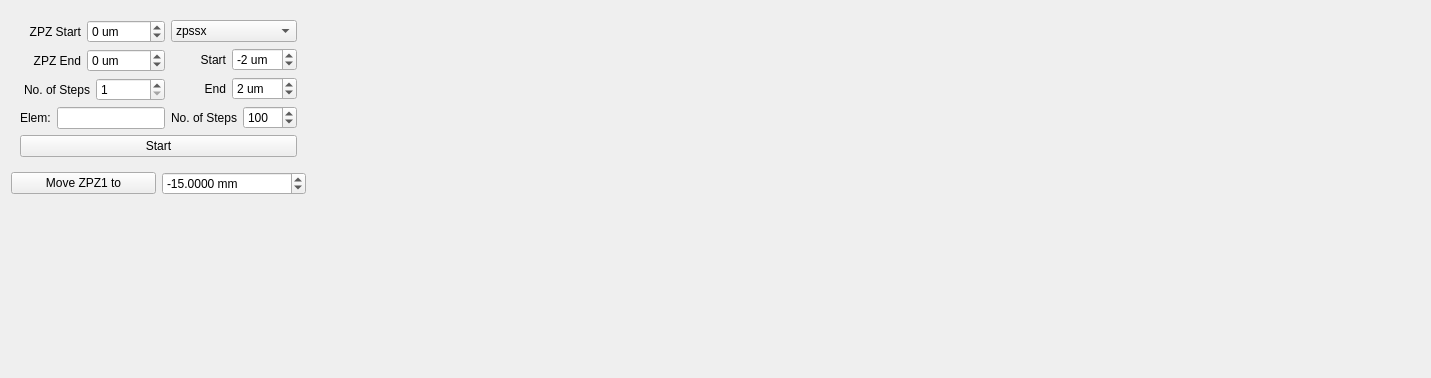
          <widget class="QWidget" name="page_4">
           <property name="geometry">
            <rect>
             <x>0</x>
             <y>0</y>
             <width>1431</width>
             <height>378</height>
            </rect>
           </property>
           <attribute name="label">
            <string>Zone Plate Focus</string>
           </attribute>
           <layout class="QGridLayout" name="gridLayout_47">
            <item row="0" column="0">
             <layout class="QGridLayout" name="gridLayout_46">
              <item row="0" column="0">
               <widget class="QWidget" name="widget_4" native="true">
                <layout class="QGridLayout" name="gridLayout_61">
                 <item row="0" column="0">
                  <layout class="QGridLayout" name="gridLayout_60">
                   <item row="0" column="0">
                    <layout class="QVBoxLayout" name="verticalLayout_40">
                     <item>
                      <layout class="QVBoxLayout" name="verticalLayout_31">
                       <item>
                        <layout class="QHBoxLayout" name="horizontalLayout_63">
                         <item>
                          <widget class="QLabel" name="label_100">
                           <property name="text">
                            <string>ZPZ Start</string>
                           </property>
                           <property name="alignment">
                            <set>Qt::AlignRight|Qt::AlignTrailing|Qt::AlignVCenter</set>
                           </property>
                          </widget>
                         </item>
                         <item>
                          <widget class="QSpinBox" name="spinBox_10">
                           <property name="sizePolicy">
                            <sizepolicy hsizetype="Preferred" vsizetype="Fixed">
                             <horstretch>0</horstretch>
                             <verstretch>0</verstretch>
                            </sizepolicy>
                           </property>
                           <property name="suffix">
                            <string> um</string>
                           </property>
                           <property name="minimum">
                            <number>-1000</number>
                           </property>
                           <property name="maximum">
                            <number>1000</number>
                           </property>
                           <property name="singleStep">
                            <number>10</number>
                           </property>
                          </widget>
                         </item>
                        </layout>
                       </item>
                       <item>
                        <layout class="QHBoxLayout" name="horizontalLayout_65">
                         <item>
                          <widget class="QLabel" name="label_102">
                           <property name="text">
                            <string>ZPZ End</string>
                           </property>
                           <property name="alignment">
                            <set>Qt::AlignRight|Qt::AlignTrailing|Qt::AlignVCenter</set>
                           </property>
                          </widget>
                         </item>
                         <item>
                          <widget class="QSpinBox" name="spinBox_12">
                           <property name="sizePolicy">
                            <sizepolicy hsizetype="Preferred" vsizetype="Fixed">
                             <horstretch>0</horstretch>
                             <verstretch>0</verstretch>
                            </sizepolicy>
                           </property>
                           <property name="suffix">
                            <string> um</string>
                           </property>
                           <property name="minimum">
                            <number>-1000</number>
                           </property>
                           <property name="maximum">
                            <number>1000</number>
                           </property>
                           <property name="singleStep">
                            <number>10</number>
                           </property>
                          </widget>
                         </item>
                        </layout>
                       </item>
                       <item>
                        <layout class="QHBoxLayout" name="horizontalLayout_69">
                         <item>
                          <widget class="QLabel" name="label_106">
                           <property name="text">
                            <string>No. of Steps</string>
                           </property>
                           <property name="alignment">
                            <set>Qt::AlignRight|Qt::AlignTrailing|Qt::AlignVCenter</set>
                           </property>
                          </widget>
                         </item>
                         <item>
                          <widget class="QSpinBox" name="spinBox_15">
                           <property name="sizePolicy">
                            <sizepolicy hsizetype="Preferred" vsizetype="Fixed">
                             <horstretch>0</horstretch>
                             <verstretch>0</verstretch>
                            </sizepolicy>
                           </property>
                           <property name="suffix">
                            <string/>
                           </property>
                           <property name="minimum">
                            <number>1</number>
                           </property>
                           <property name="maximum">
                            <number>1000</number>
                           </property>
                          </widget>
                         </item>
                        </layout>
                       </item>
                      </layout>
                     </item>
                     <item>
                      <layout class="QHBoxLayout" name="horizontalLayout_61">
                       <item>
                        <widget class="QLabel" name="label_97">
                         <property name="text">
                          <string>Elem:</string>
                         </property>
                        </widget>
                       </item>
                       <item>
                        <widget class="QLineEdit" name="lineEdit">
                         <property name="sizePolicy">
                          <sizepolicy hsizetype="Preferred" vsizetype="Fixed">
                           <horstretch>0</horstretch>
                           <verstretch>0</verstretch>
                          </sizepolicy>
                         </property>
                        </widget>
                       </item>
                      </layout>
                     </item>
                    </layout>
                   </item>
                   <item row="0" column="1">
                    <layout class="QVBoxLayout" name="verticalLayout_39">
                     <item>
                      <widget class="QComboBox" name="comboBox">
                       <item>
                        <property name="text">
                         <string>zpssx</string>
                        </property>
                       </item>
                       <item>
                        <property name="text">
                         <string>zpssy</string>
                        </property>
                       </item>
                       <item>
                        <property name="text">
                         <string>zpssz</string>
                        </property>
                       </item>
                      </widget>
                     </item>
                     <item>
                      <layout class="QHBoxLayout" name="horizontalLayout_62">
                       <item>
                        <widget class="QLabel" name="label_99">
                         <property name="text">
                          <string>Start</string>
                         </property>
                         <property name="alignment">
                          <set>Qt::AlignRight|Qt::AlignTrailing|Qt::AlignVCenter</set>
                         </property>
                        </widget>
                       </item>
                       <item>
                        <widget class="QSpinBox" name="spinBox_9">
                         <property name="sizePolicy">
                          <sizepolicy hsizetype="Preferred" vsizetype="Fixed">
                           <horstretch>0</horstretch>
                           <verstretch>0</verstretch>
                          </sizepolicy>
                         </property>
                         <property name="suffix">
                          <string> um</string>
                         </property>
                         <property name="minimum">
                          <number>-15</number>
                         </property>
                         <property name="maximum">
                          <number>15</number>
                         </property>
                         <property name="singleStep">
                          <number>2</number>
                         </property>
                         <property name="value">
                          <number>-2</number>
                         </property>
                        </widget>
                       </item>
                      </layout>
                     </item>
                     <item>
                      <layout class="QHBoxLayout" name="horizontalLayout_64">
                       <item>
                        <widget class="QLabel" name="label_101">
                         <property name="text">
                          <string>End</string>
                         </property>
                         <property name="alignment">
                          <set>Qt::AlignRight|Qt::AlignTrailing|Qt::AlignVCenter</set>
                         </property>
                        </widget>
                       </item>
                       <item>
                        <widget class="QSpinBox" name="spinBox_11">
                         <property name="sizePolicy">
                          <sizepolicy hsizetype="Preferred" vsizetype="Fixed">
                           <horstretch>0</horstretch>
                           <verstretch>0</verstretch>
                          </sizepolicy>
                         </property>
                         <property name="suffix">
                          <string> um</string>
                         </property>
                         <property name="minimum">
                          <number>-15</number>
                         </property>
                         <property name="maximum">
                          <number>15</number>
                         </property>
                         <property name="singleStep">
                          <number>2</number>
                         </property>
                         <property name="value">
                          <number>2</number>
                         </property>
                        </widget>
                       </item>
                      </layout>
                     </item>
                     <item>
                      <layout class="QHBoxLayout" name="horizontalLayout_68">
                       <item>
                        <widget class="QLabel" name="label_105">
                         <property name="text">
                          <string>No. of Steps</string>
                         </property>
                         <property name="alignment">
                          <set>Qt::AlignRight|Qt::AlignTrailing|Qt::AlignVCenter</set>
                         </property>
                        </widget>
                       </item>
                       <item>
                        <widget class="QSpinBox" name="spinBox_14">
                         <property name="sizePolicy">
                          <sizepolicy hsizetype="Preferred" vsizetype="Fixed">
                           <horstretch>0</horstretch>
                           <verstretch>0</verstretch>
                          </sizepolicy>
                         </property>
                         <property name="suffix">
                          <string/>
                         </property>
                         <property name="minimum">
                          <number>1</number>
                         </property>
                         <property name="maximum">
                          <number>1000</number>
                         </property>
                         <property name="value">
                          <number>100</number>
                         </property>
                        </widget>
                       </item>
                      </layout>
                     </item>
                    </layout>
                   </item>
                   <item row="1" column="0" colspan="2">
                    <widget class="QPushButton" name="pushButton_7">
                     <property name="sizePolicy">
                      <sizepolicy hsizetype="Expanding" vsizetype="Fixed">
                       <horstretch>0</horstretch>
                       <verstretch>0</verstretch>
                      </sizepolicy>
                     </property>
                     <property name="text">
                      <string>Start</string>
                     </property>
                    </widget>
                   </item>
                  </layout>
                 </item>
                </layout>
               </widget>
              </item>
              <item row="1" column="0">
               <layout class="QHBoxLayout" name="horizontalLayout_76">
                <item>
                 <widget class="QPushButton" name="pushButton_2">
                  <property name="text">
                   <string>Move ZPZ1 to</string>
                  </property>
                 </widget>
                </item>
                <item>
                 <widget class="QDoubleSpinBox" name="doubleSpinBox_2">
                  <property name="suffix">
                   <string> mm</string>
                  </property>
                  <property name="decimals">
                   <number>4</number>
                  </property>
                  <property name="minimum">
                   <double>-100.000000000000000</double>
                  </property>
                  <property name="maximum">
                   <double>100.000000000000000</double>
                  </property>
                  <property name="value">
                   <double>-15.000000000000000</double>
                  </property>
                 </widget>
                </item>
               </layout>
              </item>
             </layout>
            </item>
            <item row="0" column="1">
             <spacer name="horizontalSpacer_7">
              <property name="orientation">
               <enum>Qt::Horizontal</enum>
              </property>
              <property name="sizeHint" stdset="0">
               <size>
                <width>637</width>
                <height>20</height>
               </size>
              </property>
             </spacer>
            </item>
            <item row="1" column="0">
             <spacer name="verticalSpacer_16">
              <property name="orientation">
               <enum>Qt::Vertical</enum>
              </property>
              <property name="sizeHint" stdset="0">
               <size>
                <width>20</width>
                <height>82</height>
               </size>
              </property>
             </spacer>
            </item>
           </layout>
          </widget>
